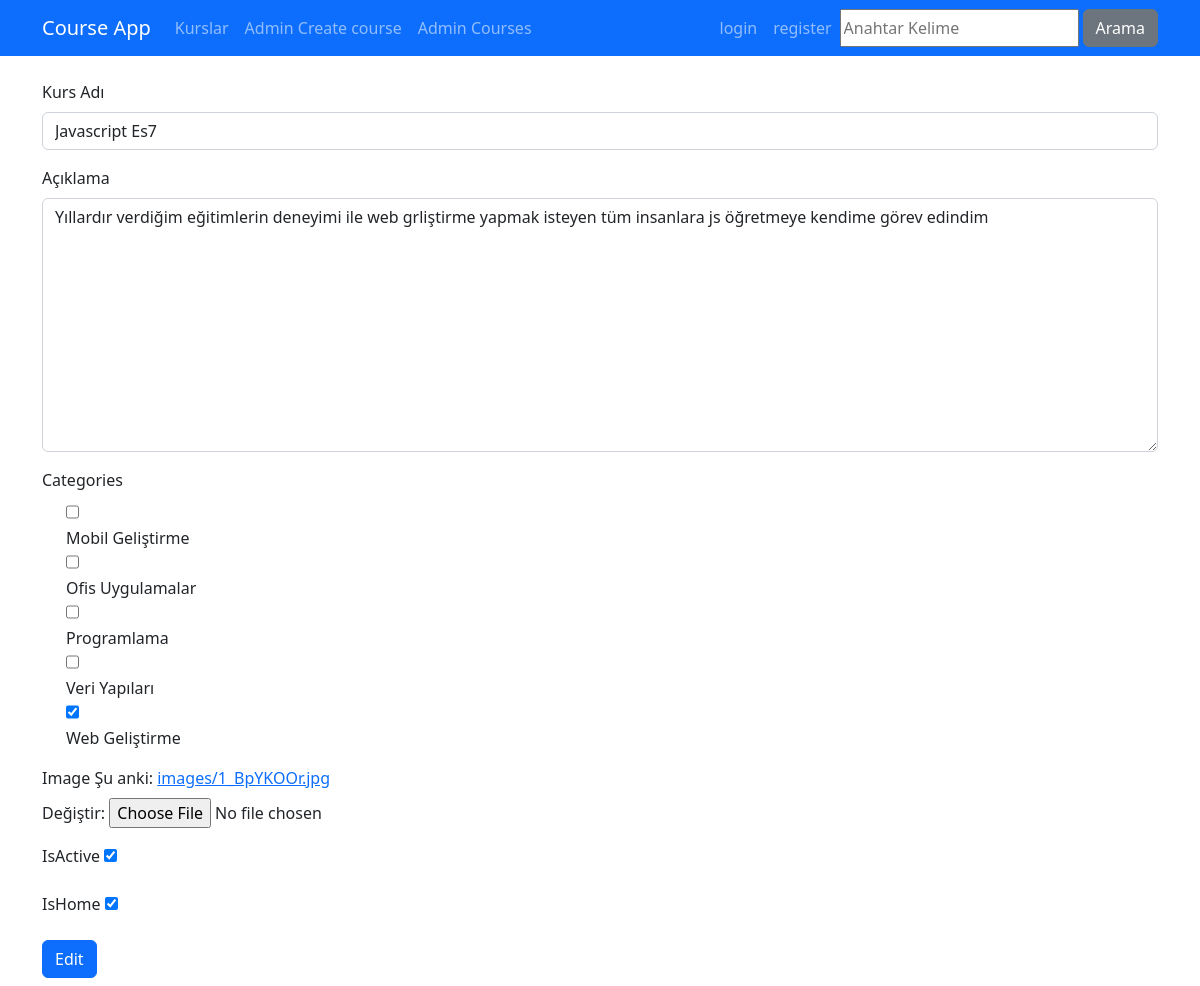
Page /kurs/course-edit/1 on the committed database.
### courses/models.py (models this page shows, shortened)
class Course(models.Model):
   title = models.CharField(max_length=100)
   subtitle = models.CharField(max_length=100, default='' )
   description = RichTextField()
   image = models.FileField(upload_to='images',default='')
   date = models.DateField(auto_now=True)
   isActive = models.BooleanField(default=False)
   isHome = models.BooleanField(default=False)
   slug = models.SlugField(default="",blank=True,unique=True , db_index=True)
   categories = models.ManyToManyField(Category)
   class Meta:
      ordering= ["-date"]

### courses/views.py (the view)
# urls.py: path("course-edit/<id>",views.course_edit, name="course_edit"),
def course_edit(req, id):
    course = Course.objects.get(id = id)
    if req.method == "POST":
        form = EditCourseForm(req.POST,req.FILES ,instance=course)
        form.save()
        return redirect("kurs")
    else:
        form = EditCourseForm(instance=course)
    return render(req, 'courses/edit-course.html',{"form":form})

### courses/forms.py
class EditCourseForm(forms.ModelForm):
    class Meta:
        model = Course
        fields = ("title", "description","categories",'image',"isActive","isHome",)
        labels = {
            'title': 'Kurs Adı',
            'description' : 'Açıklama'
        }
        widgets = {
            "title" : forms.TextInput(attrs={"class":'form-control'}),
            "description" : forms.Textarea(attrs={"class":'form-control'}),
            "categories": forms.CheckboxSelectMultiple(attrs={'class' : 'form-check '})
        }

### courses/models.py (called while the page is built)
   def __str__(self):
        return self.name

### courses/templates/courses/edit-course.html (shortened to what this page needs)
{% extends 'layout.html' %}
{% load static %}
{% block css %}
   {% static 'courses/css/style.css' %}
{% endblock  %}
{% block content  %}
<div class="container mt-3">
   <div class="row">
      <div class="col-md-12 my-2">
         <form method='POST' novalidate enctype='multipart/form-data'>
            {% include 'partials/_form.html' %}
            <button class='btn btn-primary' type="submit">Edit</button>
         </form>
      </div>
   </div>
</div>
{% endblock content  %}

### templates/partials/_form.html (shortened to what this page needs)
{% for field in form %}
    <div class="mb-3 {% if field.errors %}invalid{% endif %}">
            <label for="{{field.id_for_label}}" class='form-label'>{{ field.label }}</label>
        {{field}}
    </div>
{% endfor %}

### rows in the picture
Course: form "Javascript Es7" "Yıllardır verdiğim eğitimlerin deneyimi ile web grliştirme yapmak isteyen tüm insanlara js öğretmeye kendime görev edindim" "☑" "☑"

### other values in the picture
{{ field.label }} "Kurs Adı" "Açıklama" "Categories" "Image" "IsActive" "IsHome"
